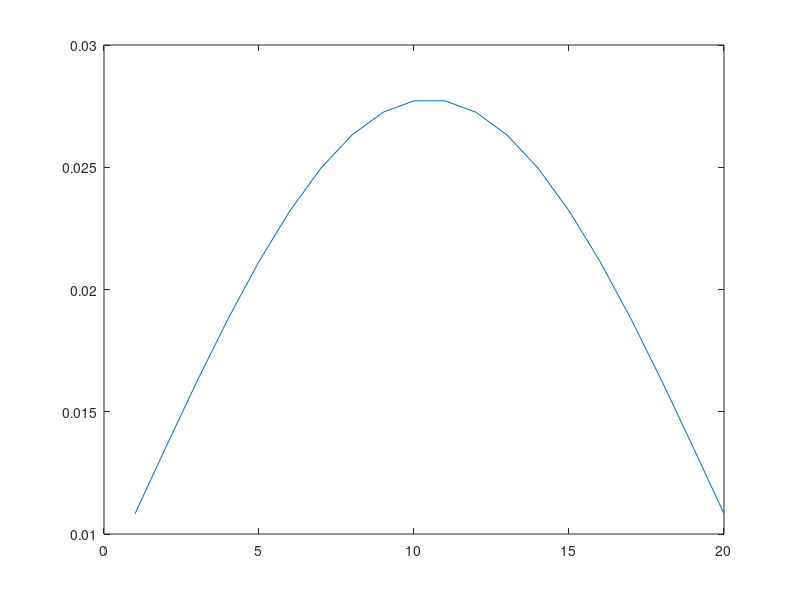

Write the MATLAB code that produced this figure.
% Accelerometer low pass filter
% Everything above f_cutoff is considered to be noise
sampling_period = 0.002;
f_cutoff = 18.0;
omega_cutoff = 2 * pi * f_cutoff;
filterOrder = 20;
t = -(filterOrder - 1) * sampling_period / 2:sampling_period:(filterOrder - 1) * sampling_period / 2;

filter = pi / omega_cutoff * sinc(omega_cutoff * t / pi);
figure(1);
plot(filter);
%figure(2);
%plot(diff(conv(filter, signal)));
disp("Filter output:");
sprintf("%0.5f, ", filter(:))